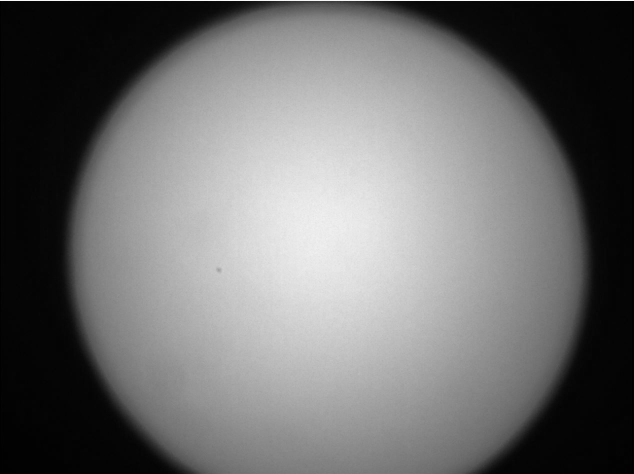
#> input picture testingfiles_position/sun_gray.bmp, 1267 x 948 px (shown at 1/2 size)
$ python main.py
#> lines starting #> are read from the running program, lines starting #| are printed output that depends on the picture; after the words box and inside, x2 and y2 are one past the last pixel; in counts of white or black regions, pixels touching at a corner belong together
### testingfiles_position/weatherData.py
#!/usr/bin/python3

import os               											# Allow interaction with operating system modules
import urllib.request											# urllib for python3, need to get url of OpenWeatherMap
															# https://docs.python.org/3/library/urllib.request.html#urllib.request.Request
import json													# Default data from API is in JSON format so need this module to parse it
															# https://docs.python.org/3/library/json.html?highlight=json#module-json
import datetime												# Used to get a human-readable timestamp
															# https://docs.python.org/3/library/datetime.html#module-datetime
from collections import OrderedDict								# Used to order the JSON data from the API in the same order it is imported as. Otherwise, output is unordered

#TODO: add exception handling
#TODO: save top closing data to file/webpage, when and why it closed
#TODO: Make input files to test all weather possibilities to see if desired result is achived

# Time Defines (seconds)
TENMINUTES = 600.0
THREEHOURS = 10800

topCoverCodes = {
			"topCurrentStatus": 0,		# Status of top cover: 	0 = closed, 1 = open
			"dayTime": 0,			# Status of daylight: 	0 = night, 1 = day
			"badWeatherNow": 0,		# Status of current weather:	0 = good weather, 1 = bad weather
			"nextAPIPoint": 0,		# Status of closest API given forecast time: 	0 = good weather, 1 = bad weather
			"weatherEightAM": 0,		# Status of weather at 8am:	0 = good weather, 1 = bad weather
			"weatherElevenAM": 0,		# Status of weather at 11am:	0 = good weather, 1 = bad weather
			"weatherTwoPM": 0,		# Status of weather at 2pm:	0 = good weather, 1 = bad weather
			"weatherFivePM": 0,		# Status of weather at 5pm:	0 = good weather, 1 = bad weather
			"currentWeatherTime": 0.0,	# Timestamp of when weather last checked. Used to check when 10min elapsed since last check
			"eightAMTimestamp": 0.0,	# Timestamp of date + 8am. Used to find time-gap to open top
			"elevenAMTimestamp": 0.0,	# Timestamp of date + 11am. Used to find time-gap to open top
			"twoPMTimestamp": 0.0,		# Timestamp of date + 2pm. Used to find time-gap to open top
			"fivePMTimestamp": 0.0,		# Timestamp of date + 5pm. Used to find time-gap to open top
			"gapStart": 0.0,		# Timestamp of when to allow top to open
			"gapEnd": 0.0			# Timestamp of when to allow top to close
			}

### Prepare request for weather data (comes in JSON format) from OpenWeatherMap.com
zipCode = "95211"															# University of the Pacific zipcode = 95211
APIKey = "849eb6e48e5b5e037e1cb47efea60d62"

urlForecastBase = "http://api.openweathermap.org/data/2.5/forecast?q="
forecastURL = urlForecastBase + zipCode + ",us&APPID=" + APIKey					# Forecast URL of OpenWeatherMap API

urlWeatherBase = "http://api.openweathermap.org/data/2.5/weather?q="
weatherURL = urlWeatherBase + zipCode + ",us&APPID=" + APIKey					# Current weather URL of OpenWeatherMap API

### Read in text file of weather codes into a python dictionary
idCodeDictionary = {}
descriptionCodeDictionary = {}
with open('weatherCodes.txt', 'r') as weatherCodes:
#> (reads testingfiles_position/weatherCodes.txt from the repository)
	skipFirstLine = next(weatherCodes)											# Skip first line of text file
	for line in weatherCodes:
		splitLine = line.split()
		descriptionCodeDictionary[int(splitLine[0])] = ", ".join(splitLine[1:])			# Capture description
		idCodeDictionary[int(splitLine[0])] = ", ".join(splitLine[1])					# Do not capture description
#> (the call stopped at in wifiConnectionCheck, `urllib.request.urlopen("http://google.com")`: the network is not available in this run)

print("Init topCoverCodes = ", json.dumps(topCoverCodes, sort_keys=True, indent=4))

#example http://api.openweathermap.org/data/2.5/weather?q=65065us&APPID=849eb6e48e5b5e037e1cb47efea60d62

### Description: Gets current weather and sets badWeatherNow attribute. Is to be called from main.
### Flow: 	--> Get time of day
###		--> Call forecast API
###		--> Parse incoming JSON
###		--> Convert times to local time
###		--> Check API weather code against code in idCodeDictionary to see if bad weather
###		--> Set bad weather indicator by setting topCoverCodes['badWeatherNow'] = 1 and saves time
### Input: topCoverCodes
### Output: topCoverCodes
### Example:
### 	Call getWeatherForTop() from main --> sets topCoverCodes.topCurrentStatus = 0 (good weather) or 1 (bad weather)
# [107 lines left out: functions getWeatherForTop, getForecastForTop, requestAPI, not called in this run]

def getTopCoverStatus():
	""" Sets open/close index based on other closeTopCoverCodes indicies and returns closeTopCoverCodes to the main function """

### Description: Finds all good weather time-gaps and sets a time to allow top to open based on when
###		 the good weather gaps are in time.
### Flow: 	1) Loop over each iteration of jsonStringForecast until hit 8am then save those times and forecast until 5pm
###		2) Based on when there is good weather, set up a time-gap to allow the top to open by processing the data
### Input: topCoverCodes, jsonStringForecast
### Output: none
### Example:
### 	Call this function from getForecastForTop() to see when to open the top cover
# [412 lines left out: functions findOpenTimes, getTimeOfDay, fillTable, processForecastConditions, gap_day_time, resetCodesAndTimes, not called in this run]

################################

# [3 lines that do not run on import are left out]
	# [4 lines of commented-out code are left out]

### testingfiles_position/region_properties.py
#!/usr/bin/python3

# Region Properties
import cv2
import math
import numpy

### Description: The region_properties class will be used to find the "center" of the sun, returning the pixel location
### This class contains the function GetCenter, which takes an image of the sun, and returns its "center" based on pixel location
class region_properties:

    ### Description: This function perfroms "Principle Component Analysis" on the image passed to GetCenter()
    ###
    ### Flow: --> Image and pixel intensity (label) are arguments
    ###     --> Perform Principle Component Analysis on the image, using the label as the pixels to operate on
    ### Input: Image, pixel intensity
    ### Output: Pixel location of the "center" (height, width)
    def RegionProperties(self, Input, label):
        height, width = Input.shape # image assumed to be grayscale
        m00 = 0
        m01 = 0
        m10 = 0
        for x in range(0,height):
            for y in range(0,width):
                if(Input[x,y]==label):
                    m00 = m00 + 1
                    m01 = m01 + y
                    m10 = m10 + x
        xc = m10/m00
        yc = m01/m00

        return xc, yc

    ### Description: Finds the "center" of an image of the sun
    ###
    ### Flow: --> Convert input image to grayscale
    ###     --> Threshold the image
    ###     --> Perform "Principle Component Analysis" on the thresholded image
    ### Inputs: Image of the sun
    ### Outputs: Pixel location of the "center" of the sun in the image, the height and width of the input image
    def GetCenter(self, img):
        grayImg = cv2.cvtColor(img, cv2.COLOR_BGR2GRAY) # Unnecessary for images which are already grayscale
        ret,threshImg = cv2.threshold(grayImg, 60, 255, cv2.THRESH_BINARY)
        # cv2.imwrite('sun_thresh.bmp',threshImg)
        # TODO: Turn imwrite into a debug output to be stored for later debugging

        xc, yc = self.RegionProperties(threshImg,255)
        height, width = threshImg .shape
        return xc, yc, height, width

    # The purpose of GetAxes() is for debugging, to visually show where the axes are drawn
    #
    # Not used in the main program
    # [6 lines left out: function GetAxes, not called in this run]

### testingfiles_position/servo_position_change.py
#!/usr/bin/python3

#Written By: Jacquelin Rodriguez
import os
import datetime
import time
import math
import cmath
import sched

#---Compute left, right, up, down pixel amounts from image center---
def pixel_distance(imageCenter_i, imageCenter_j, sunCenter_i, sunCenter_j):

	## left and right
	if imageCenter_j > sunCenter_j:
		rightPixel= imageCenter_j-sunCenter_j;
	else:
		rightPixel=0;
	if imageCenter_j < sunCenter_j:
		leftPixel=	sunCenter_j-imageCenter_j;
	else:
		leftPixel=0;

	## up and down
	if imageCenter_i > sunCenter_i:
		upPixel= imageCenter_i-sunCenter_i;
	else:
		upPixel=0;
	if imageCenter_i < sunCenter_i:
		downPixel=	sunCenter_i-imageCenter_i;
	else:
		downPixel=0;
	return (rightPixel, leftPixel, downPixel, upPixel)


def acceptedErrorCheck(rightPixel, leftPixel, downPixel, upPixel):
	flag1=0;
	flag2=0;
	### Checking to see if sun's center is within the range of acceptable error
	if (rightPixel > 100)  or (leftPixel > 100):
		flag1= 1;
	else:
		flag1=0;
	if (downPixel > 100 ) or (upPixel > 100):
		flag2=1;
	else:
		flag2=0;
	### Checking to see if tracker has to be moved
	if (flag1== 1) or (flag2==1):
		move=1;
	elif (flag1== 1) and (flag2==1):
		move =1;
	else:
		move=0;
	return (move)

def SunCenteredCheck(imageWidth, imageHeight, rightPixel, leftPixel, downPixel, upPixel):

	#----Servo Angle Movemnet----
	servo_j=47;
	servo_i=38;

	#----pixel per degree----
	horizontal=imageWidth/servo_j;
	vertical=imageHeight/servo_i;

	##----Azimuth Angle Change----
	if rightPixel != 0:
		jChange= rightPixel/horizontal;
	if leftPixel != 0:
		jChange=-(leftPixel/horizontal);

	##----Zenith Angle Change-----
	if upPixel != 0:
		iChange= -(upPixel/vertical);
	if downPixel != 0:
		iChange=downPixel/vertical;

	return(iChange, jChange)

def truncate (f, n):
	s = '%.12f' % f
	i, p, d = s.partition('.')
	return ('.'.join([i, (d+'0'*n)[:n]]));

def sendPosition(move,iChange, jChange, old_i, old_j):

	##------normalize angles and truncate to 4 decimal places-----
	j_angle = 0.325*round(jChange/0.325)
	i_angle = 0.325*round(iChange/0.325)

	j_angle=truncate(j_angle, 4)
	i_angle=truncate(i_angle, 4)

	j_angle=float(j_angle)
	i_angle=float(i_angle)

	##---- motor command-------
	motor_j=old_j+int(j_angle/0.325);
	motor_i=old_i+int(i_angle/0.325);

	return( motor_i, motor_j)


# [4 lines of commented-out code are left out]


### testingfiles_position/sun_position_calc.py
#!/usr/bin/python3

# Based of the PSA Algorithm for sun position
# Written by Jacquelin Rodriguez

# python libraries
import os
import datetime
import time
import math
import cmath
import sched
# import xlsxwriter

pi = 3.14159265358979323846;
twopi = 2*pi;
rad = pi/180;
dEarthMeanRadius = 6371.01
dAstronmicalUnit = 149597890 #Earth center To Sun center in km
dLongitude = -121.31190
dLatitude =37.97580

## --Calculating difference between current Julian Day and JD 2451545.0--
def ElapsedJD (Year, Month, Day, Hours, Minutes, Seconds):
	DecimalHours = float(Hours + (Minutes + (Seconds /60.0))/60.0)#Time of day in UTC decimal hours
	Aux1= (Month-14)/12;
	Aux2 = (1461*(Year +4800+Aux1))/4 +(367*(Month-2-(12*Aux1)))/12 - (3*((Year +4900+Aux1)/100))/4 + (Day-32075);
	JDate = float(Aux2) -0.5 + (DecimalHours)/24.0
	ElapJulianDays = JDate- 2451545.0 #Calculating difference between current Julian Day and JD

	return (ElapJulianDays, DecimalHours)

## -- Calulating ecliptic coordinates--
def EclipticCoordinates (ElapJulianDays):
	Omega = 2.1429 - 0.0010394594*ElapJulianDays;
	MeanLongitude = 4.8950630+ 0.017202791698*ElapJulianDays; # Radians
	MeanAnomaly = 6.2400600+ 0.0172019699*ElapJulianDays;
	EclipLongitude = MeanLongitude + 0.03341607* math.sin( MeanAnomaly ) + 0.00034894*math.sin( 2*MeanAnomaly )-0.0001134-0.0000203*math.sin(Omega);
	EclipObliquity = 0.4090928 - (6.2140e-9)*ElapJulianDays +0.0000396* math.cos(Omega);

	return (EclipLongitude, EclipObliquity)


## -- Calulating celestial coordinates--
def CelestialCoordinates(EclipLongitude, EclipObliquity, twopi):
	Sin_EclipLongitude= math.sin(EclipLongitude);
	Y=float(math.cos(EclipObliquity)*Sin_EclipLongitude);
	X=float(math.cos(EclipLongitude));
	RightAscension =math.atan2(Y,X);
	if RightAscension < 0.0 :
		RightAscension= RightAscension + twopi;

	Declination =math.asin(math.sin(EclipObliquity)*Sin_EclipLongitude);

	return (Declination, RightAscension)


## -- Calculating Local coordinates (azimuth and zenith angle)in degrees--
def LocalCoordinates (ElapJulianDays,DecimalHours,dLongitude, rad, RightAscension,Declination):
	GreenwichMeanSiderealTime = 6.6974243242 + 0.0657098283*ElapJulianDays + DecimalHours;
	LocalMeanSiderealTime = (GreenwichMeanSiderealTime*15 + dLongitude)*rad;
	HourAngle = LocalMeanSiderealTime-RightAscension;

	Latidude_rad =dLatitude*rad;
	Cos_Latitude = math.cos(Latidude_rad);
	Sin_latitude = math.sin(Latidude_rad);
	Cos_HourAngle = math.cos(HourAngle);

	ZenithAngle = (math.acos(Cos_Latitude*Cos_HourAngle*math.cos(Declination)+math.sin(Declination)*Sin_latitude));
	Y= float(-math.sin(HourAngle));
	X= float(math.tan(Declination)*Cos_Latitude-Sin_latitude*math.cos(HourAngle));
	Azimuth = math.atan2(Y,X);

	if Azimuth < 0.0:
		Azimuth = Azimuth +twopi;

	Azimuth = Azimuth/rad;

	return (ZenithAngle, Azimuth)

## -- Calculating Parallax Correction--
def ParallaxCorrection (dEarthMeanRadius, dAstronmicalUnit,ZenithAngle,rad):
	Parallax = (dEarthMeanRadius/dAstronmicalUnit)*math.sin(ZenithAngle);
	ZenithAngle=(ZenithAngle + Parallax)/rad;
	Elevation = 90-ZenithAngle;

	return (Elevation, ZenithAngle)

## ---truncate function---
def truncate (f, n):
 	#Truncate a float f to n decimal places without rounding'''
 	s = '%.12f' % f
 	i, p, d = s.partition('.')
 	return ('.'.join([i, (d+'0'*n)[:n]]));

### ----------MAIN CODE-------------
def hourly_position():
	# get timestamp
	timeStamp= time.time();

	# convert timestamp to humanreadable form
	humanReadable_TS= datetime.datetime.fromtimestamp(timeStamp).strftime('%Y-%m-%d-%H-%M-%S');

	# parse human readable to create variables for year, month, day, etc.
	h = humanReadable_TS.split("-");

	Hour_Lisit=[];
	List =[];

	Year = float (h[0]); # from humanreadable Year
	Month = float(h[1]); # from humanreadable Month
	Day = float(h[2]); # from humanreadable Day
	#Hour = [8 , 9, 10, 11, 12, 13, 14, 15, 16, 17 ];

	#Hour_List= [ 15, 16, 17, 18, 19, 20, 21, 22, 23, 24]# list of times from 8am to 5pm in UTC
	Hour= float(h[3]);
	#Hour= float(21);
	Minutes = float(h[4]); # minutes set to 30
	#Minutes = float(50);
	Seconds = float(30); # seconds set to 30

	### constants that will not change throughout the script
	pi = 3.14159265358979323846;
	twopi = 2*pi;
	rad = pi/180;
	dEarthMeanRadius = 6371.01
	dAstronmicalUnit = 149597890 #Earth center To Sun center in km
	dLongitude = -121.31190
	dLatitude =37.97580

	# creates empty lists for Elevation, Azimuth, and Zenith angles
	Elevation_List= [];
	Azimuth_List= [];
	Zenith_List= [];
	x_azimuth=[];
	y_zenith=[];
	motor_azimuth=[];
	motor_zenith=[];

	#for l in range(0,9):


	#--- if statements check to see if hr > 24 in UTC and changes day, month, or
	#    year depending on the situation

	# checks to see if month is Jan, Mar, May, Jul, Aug,or Oct and day is 31st
	if int(Month) == (1 | 3| 5 | 7 | 8 | 10) & int(Day) == 31 & Hour_List[l] == 24.0:
		Month = Month +1; # increase month
		Day = 1; # day 31st -> 1st

	# checks to see if month is Jan, Mar, May, Jul, Aug,or Oct and day is not 31st
	if  int(Month) == (1 | 3| 5 | 7 | 8 | 10) & int(Day) != 31 & Hour_List[l] == 24.0:
		Day = Day + 1; # day increased

	# checks to see if month is  Apr, Jun, Sep, or Nov and day is 30th
	if int(Month) == (4 | 6 | 9 | 11) & int(Day) == 30 & Hour_List[l] == 24.0:
		Month = Month +1; # increase month
		Day = 1; # day 30th -> 1st

	# checks to see if month is  Apr, Jun, Sep, or Nov and day is not 30th
	if int(Month) == (4 | 6 | 9 | 11) & int(Day) != 30 & Hour_List[l] == 24.0:
		Day = Day + 1; # day increased

	# checks to see if month is Dec and day s 31st
	if int(Month) == 12 & int(Day) == 31 & Hour_List[l] == 24.0:
		Month = 1; # change month to Jan
		Year = Year +1; # increase year
		Day = 1; # day 31st -> 1st

	# checks to see month is Dec and day is not 31st
	if int(Month) == 12 & int(Day) != 31 :
		Day = Day +1; # increase day

	# checks to see if month is Feb and if it's a leap year
	if int(Month) == 2 & 0 == (int(Year)%4) & int(Day) == 29 & Hour_List[l] == 24.0:
		Month = Month +1; # increase year
		Day = 1; # day 29th -> 1st

	# checks to see if month is Feb and not day is not 29th
	if int(Month) == 2 & 0 == (int(Year)%4) & int(Day) != 29:
		Day = Day +1; # increase year

	# checks to see if month is Feb and if not a leap year
	if int(Month) == 2 & 0 != (int(Year)%4) & int(Day)==28 & Hour_List[l] == 24.0:
		Month = Month +1; # increase year
		Day = 1; # day 28th -> 1st

	# checks to see if month is Feb an day is not 28th
	if int(Month) == 2 & 0 != (int(Year)%4) & int(Day)!=28:
		Day = Day +1; # increase year


	# Calls functions that compute Azimuth and Elevation Angles
	JD_ElapsedJD = ElapsedJD (Year, Month, Day, Hour, Minutes, Seconds);
	EC_EclipticCoordinates = EclipticCoordinates (JD_ElapsedJD[0]);
	CC_CelestialCoordintes = CelestialCoordinates(EC_EclipticCoordinates[0], EC_EclipticCoordinates[1], twopi);
	LC_Azimuth = LocalCoordinates (JD_ElapsedJD[0],JD_ElapsedJD[1],dLongitude, rad, CC_CelestialCoordintes[1], CC_CelestialCoordintes[0])
	PC_Elevation = ParallaxCorrection (dEarthMeanRadius, dAstronmicalUnit,LC_Azimuth[0],rad);

	# Inserts Elevation and Azimuth Angles into corresponding lists
	#Elevation_List.insert (l,PC_Elevation[0]);
	Zenith_List.insert (0,PC_Elevation[1]);
	Azimuth_List.insert (0,LC_Azimuth[1]);

	#---Converting sun position angle to servo angle range motor command for azimuth and zenith--

	x_azimuth.insert(0,0.325*round(Azimuth_List[0]/0.325))
	y_zenith.insert (0,0.325*round((Zenith_List[0]+150)/0.325))

	x_azimuth[0]=truncate(x_azimuth[0], 4)
	y_zenith[0]=truncate(y_zenith[0], 4)

	motor_azimuth.insert(0,int(float(x_azimuth[0])/0.325));
	motor_zenith.insert(0,int(float(y_zenith[0])/0.325));

	#excel_position(Azimuth_List,Zenith_List,Month,Day, Year);

	return (motor_azimuth,motor_zenith)


##----export sun position date to excel----
# [41 lines left out: function excel_position, not called in this run]


### testingfiles_position/main.py
#!/usr/bin/python3

import os
import math
import cmath
import sched
import serial
import urllib
import time
import datetime
import cv2

from weatherData import *
from sun_position_calc import *
from servo_position_change import *
#from scheduler import*
from region_properties import region_properties

def cameraConnetion():
	img = cv2.imread('sun_gray.bmp')
#> img is the input picture: shape (948, 1267, 3); min 0, max 255, mean 111.1
	print("Image has been Taken")
	return(img)

def serialConnectionCheck():
	### Turn the Serial Protocol ON
	port = '/dev/ttyACM0'
	baud = 115200
	ser = serial.Serial(port, baud, timeout = 6)
	print("Serial Connection Setup")
	return ser
def wifiConnectionCheck():
	### Test wifi connection
	loop_value = 1
	while loop_value == 1:
		try:
			urllib.request.urlopen("http://google.com")
			loop_value=0
		except urllib.error.URLError as e:
			print(e.reason)
			f.write( "Network currently down." )
		import time
		time.sleep(5)
	else:
		print( "Wifi Connection is Up and Running." )
# [24 lines left out: function ProtectionUnitCover, not called in this run]
def HourlySunPosition(ser):
	[motor_azimuth,motor_zenith]=hourly_position()
	val_vertical=str(motor_zenith[0])
	val_horizontal=str(motor_azimuth[0])

	### Move Tracker
	[old_i, old_j]= MotorMovementTracker(ser,val_vertical,val_horizontal)

	return(old_i, old_j)
def MotorMovementTracker( ser,val_vertical,val_horizontal):
	### Move Tracker
	import time
	print("Vertical Movement of Motor 1:")
	print(val_vertical)
	print("Horizontal Movemrnt of Motor 2:")
	print(val_horizontal)
	motor_ver='v'
	motor_hor='h'

	ser.write(motor_ver.encode('utf-8'))
	time.sleep(2)
	ser.write(val_vertical.encode('utf-8'))
	time.sleep(2)
	ver_pos=ser.read(10)
	time.sleep(2)
	ser.write(motor_hor.encode('utf-8'))
	time.sleep(2)
	ser.write(val_horizontal.encode('utf-8'))
	time.sleep(2)
	hor_pos=ser.read(10)
	time.sleep(2)

	#feedback into string
	ver_pos=str(ver_pos)
	hor_pos=str(hor_pos)
	# split string to get position
	old_i=ver_pos.split('\\r\\n')
	old_j=hor_pos.split('\\r\\n')

	#old_i=int(old_i[1])
	#old_j=int(old_j[1])

	return (int(val_vertical),int(val_horizontal))

def CheckSunCentered(ser,old_i, old_j):
	### Get image from camera
	img=cameraConnetion()

	### Find center of sun in image using image processing
	rp = region_properties()
	[xC, yC, height, width]=rp.GetCenter(img);
#> in GetCenter, `ret,threshImg = cv2.threshold(grayImg, 60, 255, cv2.THRESH_BINARY)`:
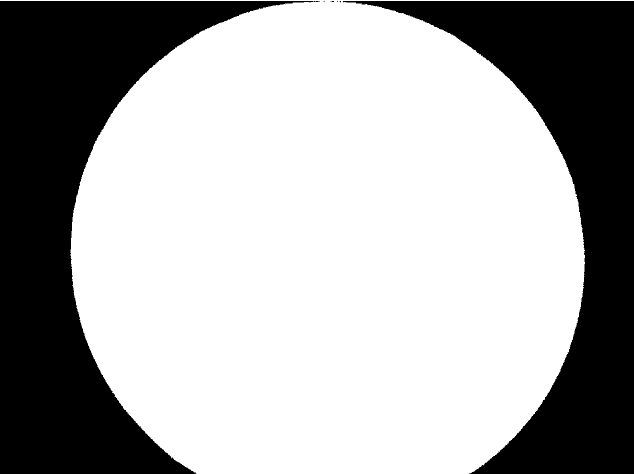
#> threshImg: shape (948, 1267) (shown at 1/2 size); 66.6% white; 9 black regions (7 under 20 px), largest, box (x1, y1, x2, y2) and area: (0, 2, 627, 948) 220830, (686, 2, 1267, 948) 179896
#> (the rest of the program and of its run is left out)
